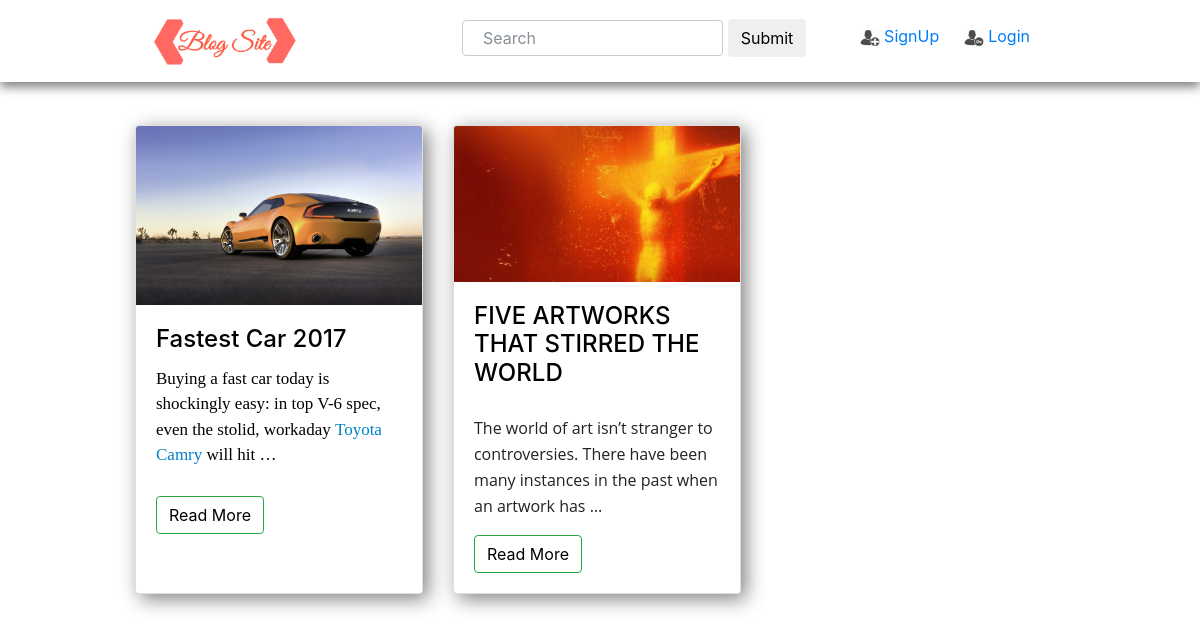
The page / on the database its author committed.
### posts/models.py (models this page shows, shortened)
class post(models.Model):
    title=models.CharField(max_length=150)
    description=HTMLField()
    featured_image=models.FileField(upload_to="images",blank=True)
    published=models.DateTimeField(auto_now=False,auto_now_add=True)
    author = models.ForeignKey(User)

### posts/views.py (the view)
# urls.py: url(r'^$',views.post_list),
def post_list(request):
    queryset=post.objects.all()
    context={"posts":queryset
        }
    return render(request,"index.html",context)

### posts/templates/index.html (shortened to what this page needs)
<!DOCTYPE html>
<html lang="en-US" prefix="og: http://ogp.me/ns#">
<head>{% load static %}
<link rel="stylesheet" href="{% static "bootstrap.min.css" %}">
<link rel="stylesheet" href="https://cdnjs.cloudflare.com/ajax/libs/font-awesome/4.7.0/css/font-awesome.min.css">
</head>
<body>
{%block header_menu%}
	<div class="main_header">
		<a href="/" ><img class="logo_image" src="{% static "images/logo.png" %}"></a>
		<ul class="nav navbar-nav navbar-right">
			<li><form method="GET" action="" class="Search_form" >
				<input type="text" class="form-control search_input" name="q" placeholder="Search">
				<input class="btn btn-default" type="submit">
			</form></li>
		{%if request.user.id == None %}
			<li><a href="/user_registration"><img src="{% static "images/signup.png" %}" width="20px"> SignUp</a></li>
			<li><a href="/login"><img src="{% static "images/login.png" %}" width="20px"> Login</a></li>
	  {%endif%}
    </ul></div>
	{%endblock header_menu%}
		{%block content%}
		<div class="row">
		{%for post in posts%}
		<a href="post/{{post.id}}"><div class="card">
			 <img class="card-img-top" src="{{post.featured_image.url}}" alt="Card image cap">
			  <div class="card-body">
				<h4 class="card-title">{{post.title}}</h4>
				<p class="card-text max-lines">{{post.description|safe|truncatewords_html:20  }}</p>
				<a href="post/{{post.id}}" class="btn btn-outline-success">Read More</a>
			 </div>
		</div></a>
		{%endfor%}
		</div>
		{%endblock content%}
</body>
</html>

### posts/templates/index.html (style rules this page uses)
input[type=text], input[type=password] { width: 100%; padding: 12px 20px; margin: 8px 0; display: inline-block; border: 1px solid #ccc; box-sizing: border-box; }
.main_header { position: fixed; background: white; top: 0; z-index: 1; width: 100%; }
.row { margin-left: 10%; margin-right: 10%; margin-top: 110px; }
.card-body a { text-decoration: none; color: black; }
input.form-control.search_input { width: 70%; padding: 5px 20px; margin: 0px; vertical-align: middle; }
ul.nav.navbar-nav.navbar-right { display: inline-block; float: right; margin-top: 4px; }

### rows shown on the page
post: featured_image (picture), title "Fastest Car 2017", description "Buying a fast car today is shockingly easy: in top V-6 spec, even the stolid, workaday Toyota Camry will hit …"
post: featured_image (picture), title "FIVE ARTWORKS THAT STIRRED THE WORLD", description "The world of art isn’t stranger to controversies. There have been many instances in the past when an artwork has …"
